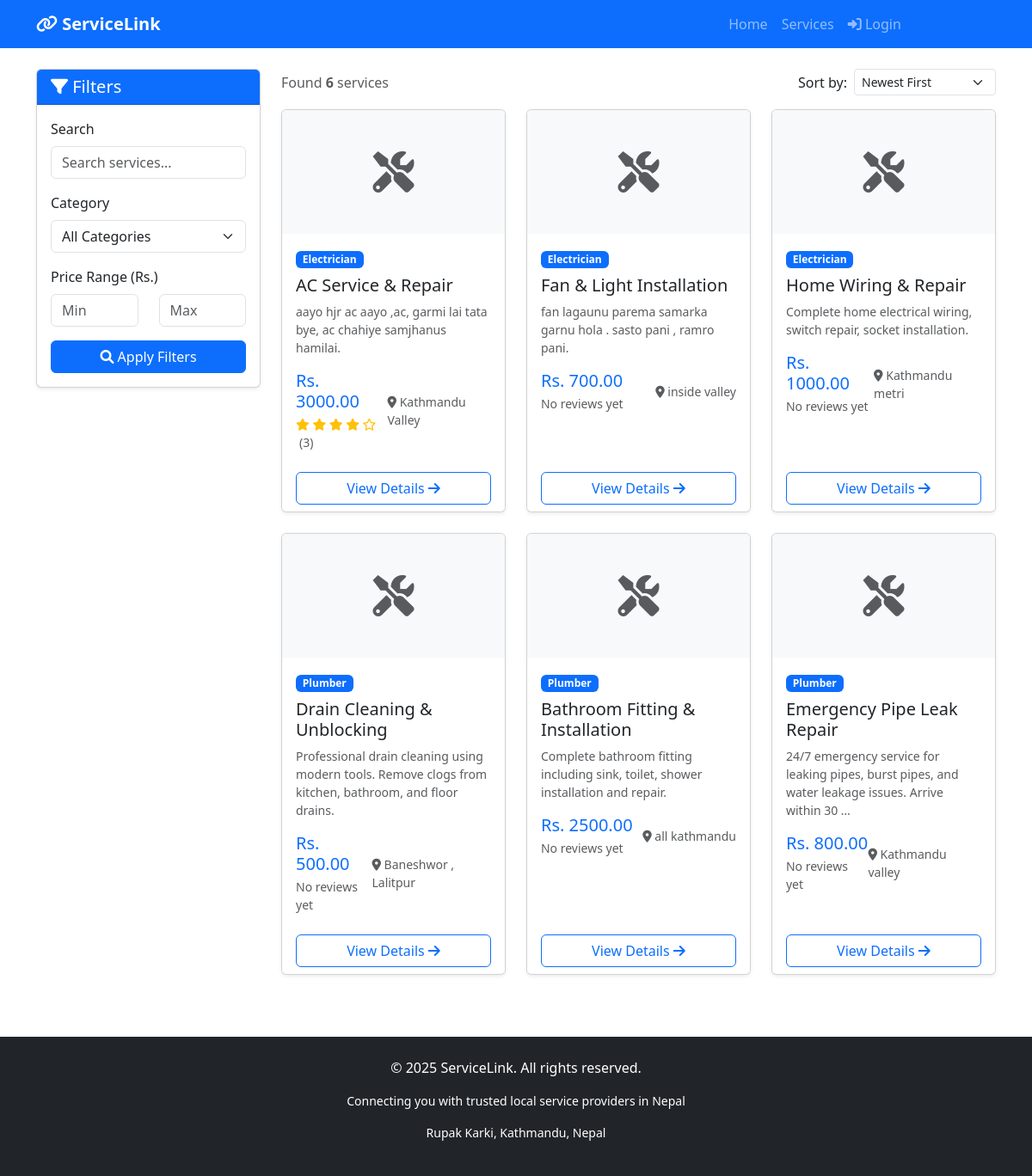
Page /services/ on the committed database.
### services/models.py (models this page shows, shortened)
class Service(models.Model):
    title = models.CharField(max_length=200)
    description = models.TextField()
    price = models.DecimalField(max_digits=10, decimal_places=2)
    category = models.ForeignKey(Category, on_delete=models.CASCADE)
    provider = models.ForeignKey(User, on_delete=models.CASCADE, related_name='services')
    image = models.ImageField(upload_to='services/', blank=True, null=True)
    location = models.CharField(max_length=200, blank=True)
    is_available = models.BooleanField(default=True)
    created_at = models.DateTimeField(auto_now_add=True)

class Category(models.Model):
    name = models.CharField(max_length=100)
    slug = models.SlugField(unique=True)
    icon = models.CharField(max_length=50, blank=True, help_text="FontAwesome icon class")
    class Meta:
        verbose_name = "Category"
        verbose_name_plural = "Categories"

### services/views.py (the view)
# urls.py: path('', views.service_list, name='service_list'),
def service_list(request):
    services = Service.objects.filter(is_available=True)
    query = request.GET.get('q', '')
    category_slug = request.GET.get('category', '')
    min_price = request.GET.get('min_price', '')
    max_price = request.GET.get('max_price', '')
    sort_by = request.GET.get('sort', '-created_at')  # Default: newest first
    if query:
        services = services.filter(
            Q(title__icontains=query) |
            Q(description__icontains=query) |
            Q(location__icontains=query)
        )
    if category_slug:
        services = services.filter(category__slug=category_slug)
    if min_price:
        services = services.filter(price__gte=min_price)  # greater than or equal
    if max_price:
        services = services.filter(price__lte=max_price)  # less than or equal
    valid_sorts = ['price', '-price', 'created_at', '-created_at', 'title']
    if sort_by in valid_sorts:
        services = services.order_by(sort_by)
    paginator = Paginator(services, 6)
    page_number = request.GET.get('page')
    page_obj = paginator.get_page(page_number)
    for service in page_obj:
        reviews = Review.objects.filter(booking__service=service)
        if reviews.exists():
            service.avg_rating = sum(r.rating for r in reviews) / reviews.count()
            service.review_count = reviews.count()
        else:
            service.avg_rating = 0
            service.review_count = 0
    categories = Category.objects.all()
    context = {
        'services': page_obj,  # Paginated services
        'categories': categories,
        'search_query': query,
        'selected_category': category_slug,
        'min_price': min_price,
        'max_price': max_price,
        'sort_by': sort_by,
    }
    return render(request, 'services/service_list.html', context)

### services/templates/services/service_list.html (shortened to what this page needs)
{% extends 'base.html' %}
{% block content %}
<div class="container mt-4">
    <div class="row">
        <div class="col-md-3">
            <div class="card shadow-sm">
                <div class="card-header bg-primary text-white">
                    <h5 class="mb-0"><i class="fas fa-filter"></i> Filters</h5>
                </div>
                <div class="card-body">
                    <form method="get">
                        <div class="mb-3">
                            <label class="form-label">Search</label>
                            <input type="text" name="q" class="form-control"
                                   placeholder="Search services..."
                                   value="{{ search_query }}">
                        </div>
                        <div class="mb-3">
                            <label class="form-label">Category</label>
                            <select name="category" class="form-select">
                                <option value="">All Categories</option>
                            </select>
                        </div>
                        <div class="mb-3">
                            <label class="form-label">Price Range (Rs.)</label>
                            <div class="row">
                                <div class="col-6">
                                    <input type="number" name="min_price" class="form-control"
                                           placeholder="Min" value="{{ min_price }}">
                                </div>
                                <div class="col-6">
                                    <input type="number" name="max_price" class="form-control"
                                           placeholder="Max" value="{{ max_price }}">
                                </div>
                            </div>
                        </div>
                        <button type="submit" class="btn btn-primary w-100">
                            <i class="fas fa-search"></i> Apply Filters
                        </button>
                    </form>
                </div>
            </div>
        </div>
        <div class="col-md-9">
            <div class="d-flex justify-content-between align-items-center mb-3">
                <p class="text-muted mb-0">
                    Found <strong>{{ services.paginator.count }}</strong> services
                </p>
                <div class="d-flex align-items-center">
                    <label class="me-2">Sort by:</label>
                    <select class="form-select form-select-sm w-auto"
                            onchange="window.location.href = this.value">
                        <option value="?sort=-created_at"
                            {% if sort_by == "-created_at" %}selected{% endif %}>
                            Newest First
                        </option>
                    </select>
                </div>
            </div>
            <div class="row">
                {% for service in services %}
                    <div class="col-md-6 col-lg-4 mb-4">
                        <div class="card h-100 shadow-sm service-card">
                            {% if service.image %}
                                <img src="{{ service.image.url }}" class="card-img-top"
                                     alt="{{ service.title }}"
                                     style="height: 180px; object-fit: cover;">
                            {% else %}
                                <div class="card-img-top bg-light text-center py-5">
                                    <i class="fas fa-tools fa-3x text-muted"></i>
                                </div>
                            {% endif %}
                            <div class="card-body">
                                <span class="badge bg-primary mb-2">{{ service.category.name }}</span>
                                <h5 class="card-title">{{ service.title }}</h5>
                                <p class="card-text text-muted small">
                                    {{ service.description|truncatewords:15 }}
                                </p>
                                <div class="d-flex justify-content-between align-items-center mt-3">
                                    <div>
                                        <h5 class="text-primary mb-0">Rs. {{ service.price }}</h5>
                                        {% if service.avg_rating > 0 %}
                                            <div class="small mt-1">
                                                <span class="text-warning">
                                                    {% for i in "12345"|make_list %}
                                                        {% if forloop.counter <= service.avg_rating %}
                                                            <i class="fas fa-star"></i>
                                                        {% else %}
                                                            {% if forloop.counter <= service.avg_rating|add:0.5 %}
                                                                <i class="fas fa-star-half-alt"></i>
                                                            {% else %}
                                                                <i class="far fa-star"></i>
                                                            {% endif %}
                                                        {% endif %}
                                                    {% endfor %}
                                                </span>
                                                <span class="text-muted ms-1">
                                                    ({{ service.review_count }})
                                                </span>
                                            </div>
                                        {% else %}
                                            <div class="small text-muted mt-1">No reviews yet</div>
                                        {% endif %}
                                    </div>
                                    <small class="text-muted">
                                        <i class="fas fa-map-marker-alt"></i>
                                        {{ service.location|default:"Online" }}
                                    </small>
                                </div>
                            </div>
                            <div class="card-footer bg-white border-top-0">
                                <a href="{% url 'service_detail' service.id %}"
                                   class="btn btn-outline-primary w-100">
                                    View Details <i class="fas fa-arrow-right"></i>
                                </a>
                            </div>
                        </div>
                    </div>
                {% endfor %}
            </div>
        </div>
    </div>
</div>
{% endblock %}

### templates/base.html (style rules this page uses)
.service-card { transition: box-shadow 0.3s; }

### services/templates/services/service_list.html (style rules this page uses)
.service-card { transition: transform 0.2s, box-shadow 0.2s; }

### rows in the picture
Service: category.name "Electrician", title "AC Service & Repair", description "aayo hjr ac aayo ,ac, garmi lai tata bye, ac chahiye samjhanus hamilai.", price "3000.00", review_count "3", location "Kathmandu Valley"
Service: category.name "Electrician", title "Fan & Light Installation", description "fan lagaunu parema samarka garnu hola . sasto pani , ramro pani.", price "700.00", shows "No reviews yet", location "inside valley"
Service: category.name "Electrician", title "Home Wiring & Repair", description "Complete home electrical wiring, switch repair, socket installation.", price "1000.00", shows "No reviews yet", location "Kathmandu metri"
Service: category.name "Plumber", title "Drain Cleaning & Unblocking", description "Professional drain cleaning using modern tools. Remove clogs from kitchen, bathroom, and floor drains.", price "500.00", shows "No reviews yet", location "Baneshwor , Lalitpur"
Service: category.name "Plumber", title "Bathroom Fitting & Installation", description "Complete bathroom fitting including sink, toilet, shower installation and repair.", price "2500.00", shows "No reviews yet", location "all kathmandu"
Service: category.name "Plumber", title "Emergency Pipe Leak Repair", description "24/7 emergency service for leaking pipes, burst pipes, and water leakage issues. Arrive within 30 …", price "800.00", shows "No reviews yet", location "Kathmandu valley"

### other values in the picture
{{ services.paginator.count }} "6"
